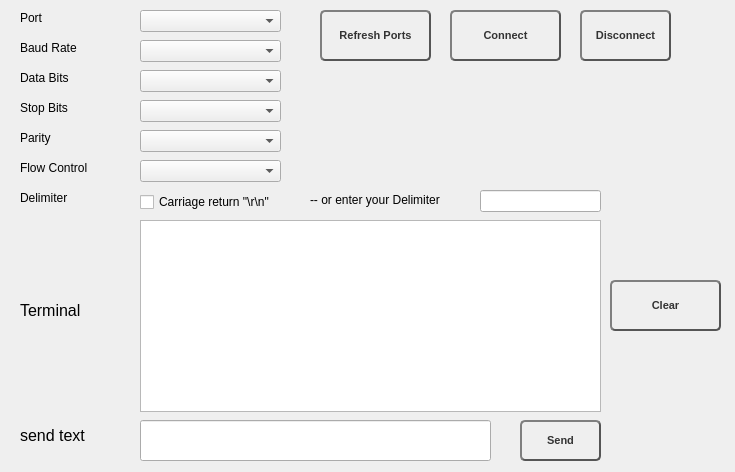
<?xml version="1.0" encoding="UTF-8"?>
<ui version="4.0">
 <class>MainWindow</class>
 <widget class="QMainWindow" name="MainWindow">
  <property name="geometry">
   <rect>
    <x>0</x>
    <y>0</y>
    <width>735</width>
    <height>472</height>
   </rect>
  </property>
  <property name="windowTitle">
   <string>MainWindow</string>
  </property>
  <widget class="QWidget" name="centralwidget">
   <widget class="QComboBox" name="comboBox_baud_rate">
    <property name="geometry">
     <rect>
      <x>140</x>
      <y>40</y>
      <width>141</width>
      <height>22</height>
     </rect>
    </property>
   </widget>
   <widget class="QLabel" name="label">
    <property name="geometry">
     <rect>
      <x>20</x>
      <y>10</y>
      <width>81</width>
      <height>16</height>
     </rect>
    </property>
    <property name="text">
     <string>Port</string>
    </property>
   </widget>
   <widget class="QTextBrowser" name="textBrowser">
    <property name="geometry">
     <rect>
      <x>140</x>
      <y>220</y>
      <width>461</width>
      <height>192</height>
     </rect>
    </property>
   </widget>
   <widget class="QPushButton" name="connect_button">
    <property name="geometry">
     <rect>
      <x>450</x>
      <y>10</y>
      <width>111</width>
      <height>51</height>
     </rect>
    </property>
    <property name="font">
     <font>
      <pointsize>8</pointsize>
      <bold>true</bold>
     </font>
    </property>
    <property name="styleSheet">
     <string notr="true">QPushButton {
color: #333;
border: 2px solid #555;
border-radius: 5px;
border-style: outset;
background: qradialgradient(
cx: 0.3, cy: -0.4, fx: 0.3, fy: -0.4,
radius: 1.35, stop: 0 #fff, stop: 1 #888
);
padding: 5px;
}

QPushButton:hover {
background: qradialgradient(
cx: 0.3, cy: -0.4, fx: 0.3, fy: -0.4,
radius: 1.35, stop: 0 #fff, stop: 1 #bbb
);
}

QPushButton::pressed
{
background-color : black;
}</string>
    </property>
    <property name="text">
     <string>Connect</string>
    </property>
   </widget>
   <widget class="QComboBox" name="comboBox_Port">
    <property name="geometry">
     <rect>
      <x>140</x>
      <y>10</y>
      <width>141</width>
      <height>22</height>
     </rect>
    </property>
   </widget>
   <widget class="QComboBox" name="comboBox_no_of_stop_bits">
    <property name="geometry">
     <rect>
      <x>140</x>
      <y>100</y>
      <width>141</width>
      <height>22</height>
     </rect>
    </property>
   </widget>
   <widget class="QComboBox" name="comboBox_Flow_control">
    <property name="geometry">
     <rect>
      <x>140</x>
      <y>160</y>
      <width>141</width>
      <height>22</height>
     </rect>
    </property>
   </widget>
   <widget class="QLabel" name="label_3">
    <property name="geometry">
     <rect>
      <x>20</x>
      <y>70</y>
      <width>81</width>
      <height>16</height>
     </rect>
    </property>
    <property name="text">
     <string>Data Bits</string>
    </property>
   </widget>
   <widget class="QPushButton" name="disconnect_button">
    <property name="geometry">
     <rect>
      <x>580</x>
      <y>10</y>
      <width>91</width>
      <height>51</height>
     </rect>
    </property>
    <property name="font">
     <font>
      <pointsize>8</pointsize>
      <bold>true</bold>
     </font>
    </property>
    <property name="styleSheet">
     <string notr="true">QPushButton {
color: #333;
border: 2px solid #555;
border-radius: 5px;
border-style: outset;
background: qradialgradient(
cx: 0.3, cy: -0.4, fx: 0.3, fy: -0.4,
radius: 1.35, stop: 0 #fff, stop: 1 #888
);
padding: 5px;
}

QPushButton:hover {
background: qradialgradient(
cx: 0.3, cy: -0.4, fx: 0.3, fy: -0.4,
radius: 1.35, stop: 0 #fff, stop: 1 #bbb
);
}

QPushButton::pressed
{
background-color : black;
}</string>
    </property>
    <property name="text">
     <string>Disconnect</string>
    </property>
   </widget>
   <widget class="QLineEdit" name="delimiter">
    <property name="geometry">
     <rect>
      <x>480</x>
      <y>190</y>
      <width>121</width>
      <height>22</height>
     </rect>
    </property>
   </widget>
   <widget class="QLabel" name="label_2">
    <property name="geometry">
     <rect>
      <x>20</x>
      <y>40</y>
      <width>81</width>
      <height>16</height>
     </rect>
    </property>
    <property name="text">
     <string>Baud Rate</string>
    </property>
   </widget>
   <widget class="QLabel" name="label_7">
    <property name="geometry">
     <rect>
      <x>20</x>
      <y>190</y>
      <width>81</width>
      <height>16</height>
     </rect>
    </property>
    <property name="text">
     <string>Delimiter</string>
    </property>
   </widget>
   <widget class="QComboBox" name="comboBox_no_data_bits">
    <property name="geometry">
     <rect>
      <x>140</x>
      <y>70</y>
      <width>141</width>
      <height>22</height>
     </rect>
    </property>
   </widget>
   <widget class="QLabel" name="label_6">
    <property name="geometry">
     <rect>
      <x>20</x>
      <y>160</y>
      <width>91</width>
      <height>16</height>
     </rect>
    </property>
    <property name="text">
     <string>Flow Control</string>
    </property>
   </widget>
   <widget class="QLabel" name="label_5">
    <property name="geometry">
     <rect>
      <x>20</x>
      <y>130</y>
      <width>81</width>
      <height>16</height>
     </rect>
    </property>
    <property name="text">
     <string>Parity</string>
    </property>
   </widget>
   <widget class="QLineEdit" name="text_to_send">
    <property name="geometry">
     <rect>
      <x>140</x>
      <y>420</y>
      <width>351</width>
      <height>41</height>
     </rect>
    </property>
   </widget>
   <widget class="QPushButton" name="send_button">
    <property name="geometry">
     <rect>
      <x>520</x>
      <y>420</y>
      <width>81</width>
      <height>41</height>
     </rect>
    </property>
    <property name="font">
     <font>
      <pointsize>8</pointsize>
      <bold>true</bold>
     </font>
    </property>
    <property name="styleSheet">
     <string notr="true">QPushButton {
color: #333;
border: 2px solid #555;
border-radius: 5px;
border-style: outset;
background: qradialgradient(
cx: 0.3, cy: -0.4, fx: 0.3, fy: -0.4,
radius: 1.35, stop: 0 #fff, stop: 1 #888
);
padding: 5px;
}

QPushButton:hover {
background: qradialgradient(
cx: 0.3, cy: -0.4, fx: 0.3, fy: -0.4,
radius: 1.35, stop: 0 #fff, stop: 1 #bbb
);
}

QPushButton::pressed
{
background-color : black;
}</string>
    </property>
    <property name="text">
     <string>Send</string>
    </property>
   </widget>
   <widget class="QLabel" name="label_4">
    <property name="geometry">
     <rect>
      <x>20</x>
      <y>100</y>
      <width>81</width>
      <height>16</height>
     </rect>
    </property>
    <property name="text">
     <string>Stop Bits</string>
    </property>
   </widget>
   <widget class="QComboBox" name="comboBox_Parity">
    <property name="geometry">
     <rect>
      <x>140</x>
      <y>130</y>
      <width>141</width>
      <height>22</height>
     </rect>
    </property>
   </widget>
   <widget class="QPushButton" name="refresh_ports_button">
    <property name="geometry">
     <rect>
      <x>320</x>
      <y>10</y>
      <width>111</width>
      <height>51</height>
     </rect>
    </property>
    <property name="font">
     <font>
      <pointsize>8</pointsize>
      <bold>true</bold>
     </font>
    </property>
    <property name="styleSheet">
     <string notr="true">QPushButton {
color: #333;
border: 2px solid #555;
border-radius: 5px;
border-style: outset;
background: qradialgradient(
cx: 0.3, cy: -0.4, fx: 0.3, fy: -0.4,
radius: 1.35, stop: 0 #fff, stop: 1 #888
);
padding: 5px;
}

QPushButton:hover {
background: qradialgradient(
cx: 0.3, cy: -0.4, fx: 0.3, fy: -0.4,
radius: 1.35, stop: 0 #fff, stop: 1 #bbb
);
}

QPushButton::pressed
{
background-color : black;
}</string>
    </property>
    <property name="text">
     <string>Refresh Ports</string>
    </property>
   </widget>
   <widget class="QPushButton" name="clear_button">
    <property name="geometry">
     <rect>
      <x>610</x>
      <y>280</y>
      <width>111</width>
      <height>51</height>
     </rect>
    </property>
    <property name="font">
     <font>
      <pointsize>8</pointsize>
      <bold>true</bold>
     </font>
    </property>
    <property name="styleSheet">
     <string notr="true">QPushButton {
color: #333;
border: 2px solid #555;
border-radius: 5px;
border-style: outset;
background: qradialgradient(
cx: 0.3, cy: -0.4, fx: 0.3, fy: -0.4,
radius: 1.35, stop: 0 #fff, stop: 1 #888
);
padding: 5px;
}

QPushButton:hover {
background: qradialgradient(
cx: 0.3, cy: -0.4, fx: 0.3, fy: -0.4,
radius: 1.35, stop: 0 #fff, stop: 1 #bbb
);
}

QPushButton::pressed
{
background-color : black;
}</string>
    </property>
    <property name="text">
     <string>Clear</string>
    </property>
   </widget>
   <widget class="QLabel" name="label_8">
    <property name="geometry">
     <rect>
      <x>20</x>
      <y>420</y>
      <width>121</width>
      <height>31</height>
     </rect>
    </property>
    <property name="font">
     <font>
      <pointsize>12</pointsize>
     </font>
    </property>
    <property name="text">
     <string>send text</string>
    </property>
   </widget>
   <widget class="QLabel" name="label_9">
    <property name="geometry">
     <rect>
      <x>20</x>
      <y>290</y>
      <width>81</width>
      <height>41</height>
     </rect>
    </property>
    <property name="font">
     <font>
      <pointsize>12</pointsize>
     </font>
    </property>
    <property name="text">
     <string>Terminal</string>
    </property>
   </widget>
   <widget class="QCheckBox" name="checkBox">
    <property name="geometry">
     <rect>
      <x>140</x>
      <y>190</y>
      <width>161</width>
      <height>24</height>
     </rect>
    </property>
    <property name="text">
     <string>Carriage return &quot;\r\n&quot;</string>
    </property>
   </widget>
   <widget class="QLabel" name="label_10">
    <property name="geometry">
     <rect>
      <x>310</x>
      <y>190</y>
      <width>161</width>
      <height>20</height>
     </rect>
    </property>
    <property name="text">
     <string>-- or enter your Delimiter</string>
    </property>
   </widget>
  </widget>
 </widget>
 <resources/>
 <connections/>
</ui>
